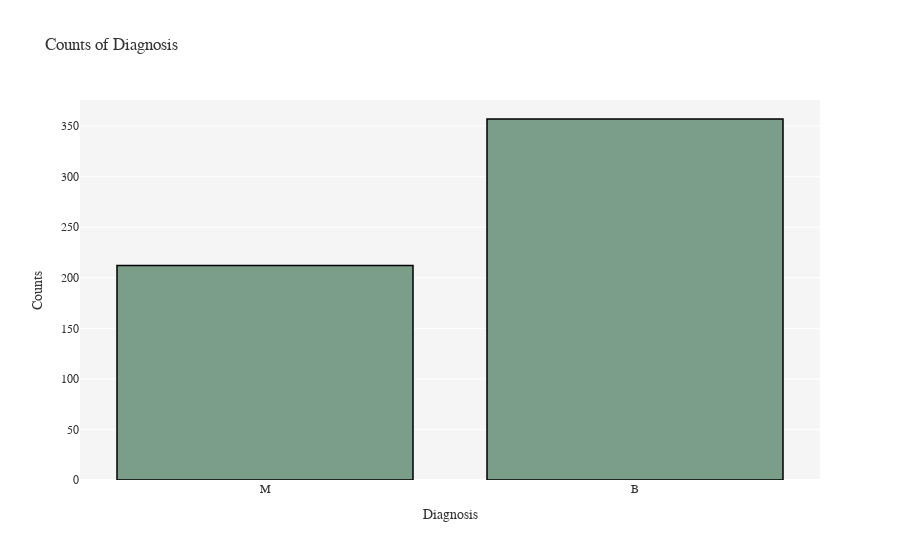

The notebook cell saved with this chart:
### Markdown cell above
### Basic Data Visualisation

### Code cell
fig = px.histogram(data, x='diagnosis', title='Counts of Diagnosis', labels={'diagnosis': 'Diagnosis', 'count': 'Counts'})

# Updating layout
fig.update_layout(
    plot_bgcolor='#f5f5f5',  # Setting the background color
    xaxis=dict(title='Diagnosis', titlefont=dict(size=14), tickfont=dict(size=12)),
    yaxis=dict(title='Counts', titlefont=dict(size=14), tickfont=dict(size=12)),
    font=dict(family="Arial", size=12, color="#333333"),  # Updating font properties
    showlegend=False,  # Hiding the legend
)

# Updating the bar color
fig.update_traces(marker_color='#7b9e89', marker_line_color='black', marker_line_width=1.5)

fig.show()

### Figure 1 — Plotly figure (JSON) as saved in the notebook; plotly's stock layout.template omitted (floating-point values rounded to 4 significant figures; data arrays with more than 128 entries replaced by an {"elided": "..."} marker saying what was removed)
{"data": [{"alignmentgroup": "True", "bingroup": "x", "hovertemplate": "Diagnosis=%{x}<br>count=%{y}<extra></extra>", "legendgroup": "", "marker": {"color": "#7b9e89", "line": {"color": "black", "width": 1.5}, "pattern": {"shape": ""}}, "name": "", "offsetgroup": "", "orientation": "v", "showlegend": false, "type": "histogram", "x": {"elided": "569 str values"}, "xaxis": "x", "yaxis": "y"}], "layout": {"barmode": "relative", "font": {"color": "#333333", "family": "Arial", "size": 12}, "legend": {"tracegroupgap": 0}, "plot_bgcolor": "#f5f5f5", "showlegend": false, "title": {"text": "Counts of Diagnosis"}, "xaxis": {"anchor": "y", "domain": [0, 1], "tickfont": {"size": 12}, "title": {"font": {"size": 14}, "text": "Diagnosis"}}, "yaxis": {"anchor": "x", "domain": [0, 1], "tickfont": {"size": 12}, "title": {"font": {"size": 14}, "text": "Counts"}}}}
